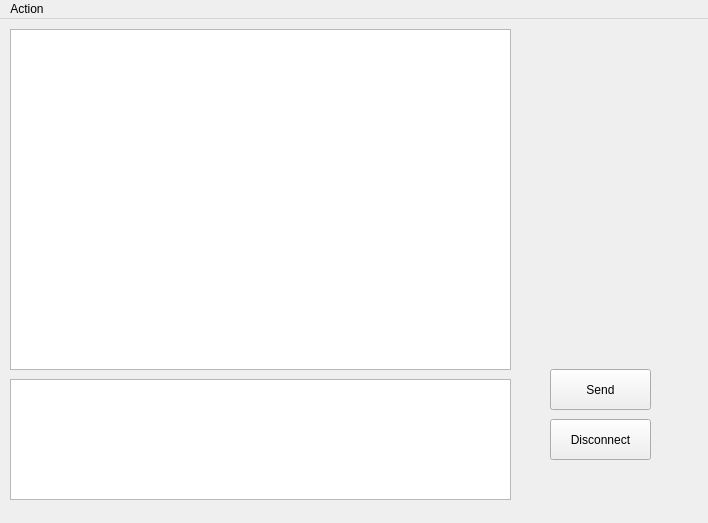
<?xml version="1.0" encoding="UTF-8"?>
<ui version="4.0">
 <class>MainWindow</class>
 <widget class="QMainWindow" name="MainWindow">
  <property name="geometry">
   <rect>
    <x>0</x>
    <y>0</y>
    <width>708</width>
    <height>523</height>
   </rect>
  </property>
  <property name="windowTitle">
   <string>BearChat</string>
  </property>
  <widget class="QWidget" name="centralwidget">
   <widget class="QPushButton" name="sendButton">
    <property name="geometry">
     <rect>
      <x>550</x>
      <y>350</y>
      <width>101</width>
      <height>41</height>
     </rect>
    </property>
    <property name="text">
     <string>Send</string>
    </property>
   </widget>
   <widget class="QLabel" name="peerInfo">
    <property name="geometry">
     <rect>
      <x>530</x>
      <y>20</y>
      <width>161</width>
      <height>81</height>
     </rect>
    </property>
    <property name="font">
     <font>
      <pointsize>12</pointsize>
     </font>
    </property>
    <property name="text">
     <string/>
    </property>
   </widget>
   <widget class="QLabel" name="localInfo">
    <property name="geometry">
     <rect>
      <x>530</x>
      <y>130</y>
      <width>161</width>
      <height>81</height>
     </rect>
    </property>
    <property name="font">
     <font>
      <pointsize>12</pointsize>
     </font>
    </property>
    <property name="text">
     <string/>
    </property>
   </widget>
   <widget class="QPushButton" name="disconButton">
    <property name="geometry">
     <rect>
      <x>550</x>
      <y>400</y>
      <width>101</width>
      <height>41</height>
     </rect>
    </property>
    <property name="text">
     <string>Disconnect</string>
    </property>
   </widget>
   <widget class="QTextEdit" name="messageText">
    <property name="geometry">
     <rect>
      <x>10</x>
      <y>10</y>
      <width>501</width>
      <height>341</height>
     </rect>
    </property>
    <property name="font">
     <font>
      <pointsize>12</pointsize>
     </font>
    </property>
    <property name="readOnly">
     <bool>true</bool>
    </property>
    <property name="html">
     <string>&lt;!DOCTYPE HTML PUBLIC &quot;-//W3C//DTD HTML 4.0//EN&quot; &quot;http://www.w3.org/TR/REC-html40/strict.dtd&quot;&gt;
&lt;html&gt;&lt;head&gt;&lt;meta name=&quot;qrichtext&quot; content=&quot;1&quot; /&gt;&lt;style type=&quot;text/css&quot;&gt;
p, li { white-space: pre-wrap; }
&lt;/style&gt;&lt;/head&gt;&lt;body style=&quot; font-family:'MS Shell Dlg 2'; font-size:12pt; font-weight:400; font-style:normal;&quot;&gt;
&lt;p style=&quot;-qt-paragraph-type:empty; margin-top:0px; margin-bottom:0px; margin-left:0px; margin-right:0px; -qt-block-indent:0; text-indent:0px; font-size:10pt;&quot;&gt;&lt;br /&gt;&lt;/p&gt;&lt;/body&gt;&lt;/html&gt;</string>
    </property>
   </widget>
   <widget class="QTextEdit" name="inputText">
    <property name="geometry">
     <rect>
      <x>10</x>
      <y>360</y>
      <width>501</width>
      <height>121</height>
     </rect>
    </property>
    <property name="font">
     <font>
      <pointsize>12</pointsize>
     </font>
    </property>
   </widget>
  </widget>
  <widget class="QMenuBar" name="menubar">
   <property name="geometry">
    <rect>
     <x>0</x>
     <y>0</y>
     <width>708</width>
     <height>21</height>
    </rect>
   </property>
   <widget class="QMenu" name="menuAction">
    <property name="title">
     <string>Action</string>
    </property>
    <addaction name="actionWait"/>
    <addaction name="actionConn"/>
    <addaction name="actionExit"/>
   </widget>
   <addaction name="menuAction"/>
  </widget>
  <action name="actionWait">
   <property name="text">
    <string>Wait for Connection</string>
   </property>
  </action>
  <action name="actionConn">
   <property name="text">
    <string>Connect Remote User</string>
   </property>
  </action>
  <action name="actionExit">
   <property name="text">
    <string>Exit</string>
   </property>
  </action>
 </widget>
 <resources/>
 <connections/>
</ui>
